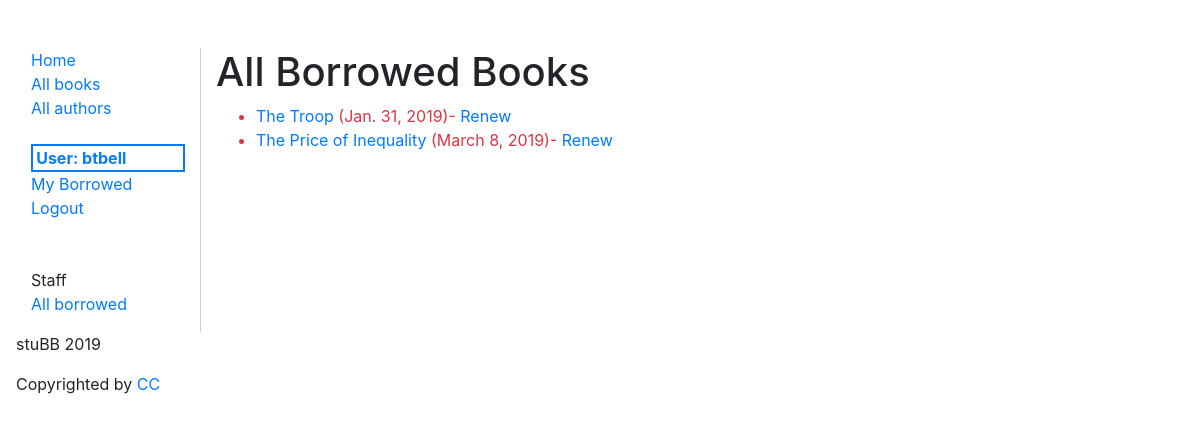
The page /catalog/borrowed/ (signed in) on the database as committed earlier.
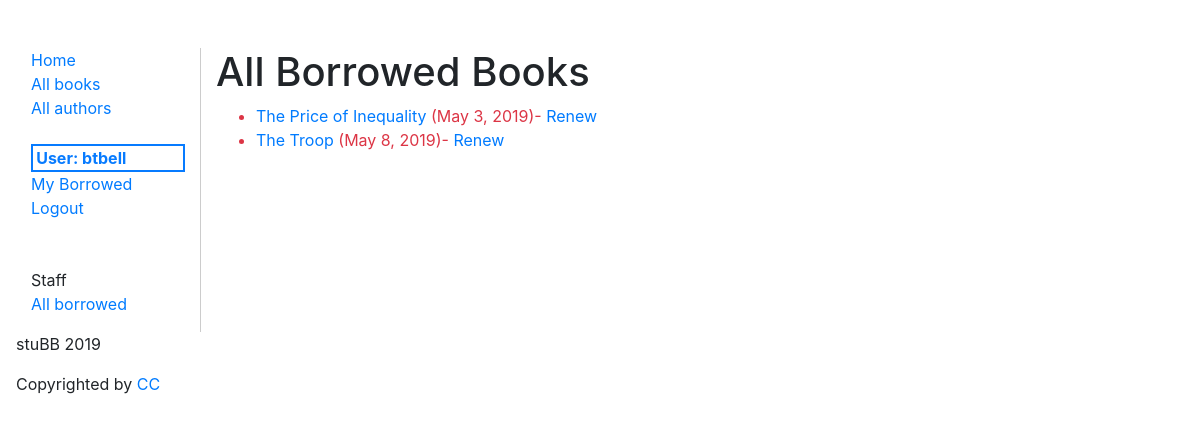
The same page on the database as committed later.
### catalog/models.py (models this page shows, shortened)
class BookInstance(models.Model):
  id = models.UUIDField(primary_key=True, default=uuid.uuid4,
                        help_text="Unique ID for this particular book across whole library")
  book = models.ForeignKey('Book', on_delete=models.SET_NULL, null=True)
  imprint = models.CharField(max_length=200)
  due_back = models.DateField(null=True, blank=True)
  borrower = models.ForeignKey(User, on_delete=models.SET_NULL, null=True, blank=True)
  @property
  def is_overdue(self):
    if self.due_back and date.today() > self.due_back:
      return True
    return False
  LOAN_STATUS = (
    ('d', 'Maintenance'),
    ('o', 'On loan'),
    ('a', 'Available'),
    ('r', 'Reserved'),
  )
  status = models.CharField(max_length=1, choices=LOAN_STATUS, blank=True, default='d', help_text='Book availability')
  class Meta:
    ordering = ["due_back"]
    permissions = (("can_mark_returned", "Set book as returned"),)

class Book(models.Model):
  title = models.CharField(max_length=200)
  author = models.ForeignKey('Author', on_delete=models.SET_NULL, null=True)
  summary = models.TextField(max_length=1000, help_text="Enter a brief description of the book")
  isbn = models.CharField('ISBN', max_length=14,
                          help_text='13 Character <a href="https://www.isbn-international.org/content/what-isbn">ISBN number</a>')
  genre = models.ManyToManyField(Genre, help_text="Select a genre for this book")
  subject = models.CharField(max_length=100, null=True, blank=True)
  publisher = models.CharField(max_length=250, null=True, blank=True)
  contributor = models.CharField(max_length=200, null=True, blank=True, help_text="An entity responsible for making contributions to the content of the resource.")
  date = models.DateField(null=True, blank=True,)
  type = models.CharField(max_length=60, null=True, blank=True, help_text="Genre")
  format = models.CharField(max_length=60, null=True, blank=True, help_text="Format may include the media-type or dimensions of the resource.")
  source = models.CharField(max_length=60, null=True, blank=True)
  language = models.CharField(max_length=60, null=True, blank=True)
  relation = models.CharField(max_length=60, null=True, blank=True, help_text="A reference to a related resource.")
  coverage = models.CharField(max_length=250, null=True, blank=True, help_text="Coverage will typically include spatial location (a place name or geographic coordinates), temporal period (a period label, date, or date range) or jurisdiction (such as a named administrative entity).")
  rights = models.CharField(max_length=250, null=True, blank=True, help_text="A Rights element will contain a rights management statement for the resource, or reference a service providing such information.")
  class Meta:
    ordering = ['title']
  def display_genre(self):
    """Note: Getting the genre may not be a good idea here, because
      of the "cost" of the database operation. We're showing you how because
      calling functions in your models can be very useful for other reasons —
      for example to add a Delete link next to every item in the list."""
    """Creates a string for the Genre. This is required to display genre in Admin."""
    return ', '.join([genre.name for genre in self.genre.all()[:3]])
  display_genre.short_description = 'Genre'

### catalog/views.py (the view)
# urls.py: path('borrowed/', views.BorrowedBooksLibrarianListView.as_view(), name='all-borrowed'),
class BorrowedBooksLibrarianListView(PermissionRequiredMixin, generic.ListView):
  model = BookInstance
  template_name = 'catalog/bookinstance_list_all_borrowed.html'
  paginate_by = 10
  permission_required = 'catalog.can_change_book_instance'
  def get_queryset(self):
    return BookInstance.objects.filter(status__exact='o').order_by('due_back')

### templates/catalog/bookinstance_list_all_borrowed.html
{% extends "catalog/base.html" %}
{% block content %}
    <h1>All Borrowed Books</h1>
{% if perms.catalog.can_change_book_instance %}
    <ul>
      {% for bookinst in bookinstance_list %}
      <li class="{% if bookinst.is_overdue %}text-danger{% endif %}">
        <a href="{% url 'book-detail' bookinst.book.pk %}">{{bookinst.book.title}}</a> ({{ bookinst.due_back }}){% if perms.catalog.can_mark_returned %}- <a href="{% url 'renew-book' bookinst.id %}">Renew</a>  {% endif %}
      </li>
      {% endfor %}
    </ul>
    {% else %}
      <p>There are no books borrowed.</p>
    {% endif %}
{% endblock %}

Rows that differ between the two databases and show on the page:
changed BookInstance "The Price of Inequality": due_back "March 8, 2019" → "May 3, 2019"; moves up the list
changed BookInstance "The Troop": due_back "Jan. 31, 2019" → "May 8, 2019"
